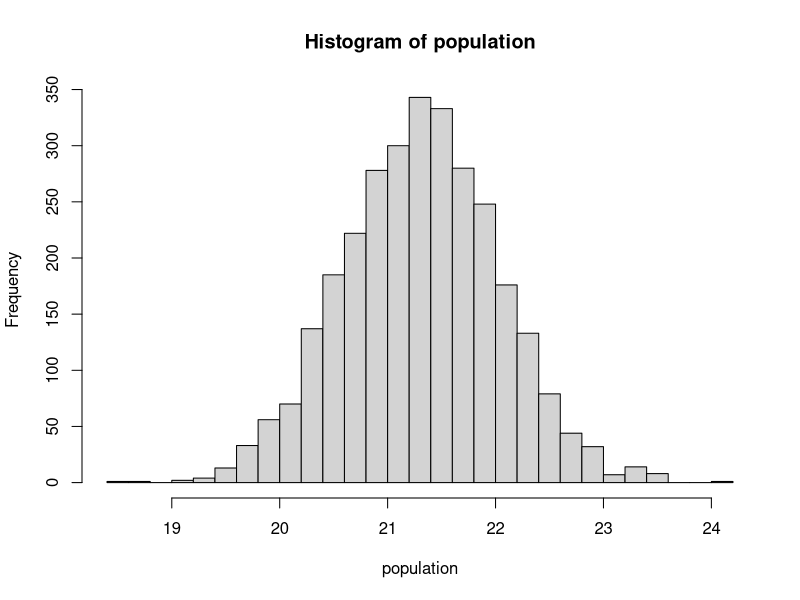
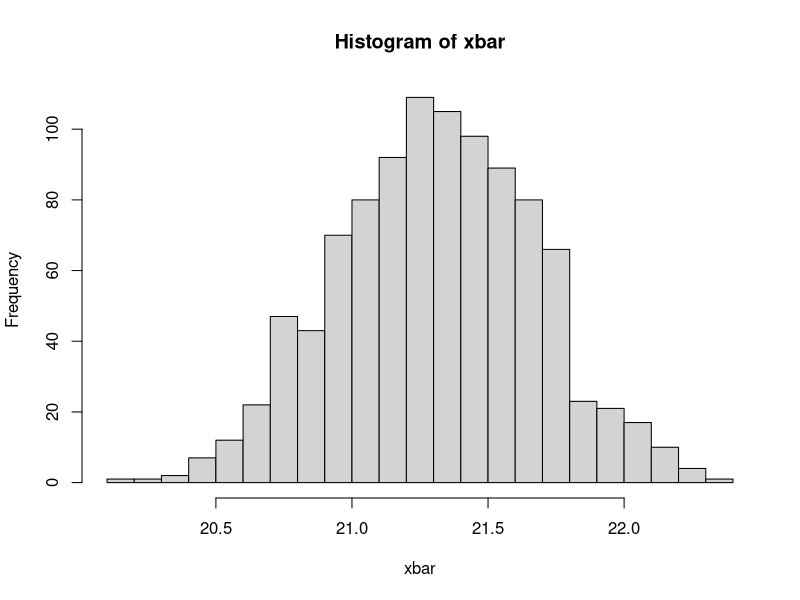

Generate these figures, in order, with R:
# confidence interval for population mean
xb0 = 21.3 # sample mean
s0 = 0.7 # sample s.d.
n = 4 # sample size
alpha = 0.05 # significance level
ns = 1000 # number of samples to be generated
population = rnorm(3000, mean=xb0, sd=s0) # generate normally distributed random numbers
hist(population, breaks=30)

xbar=rep(0, ns) # initialize xbar
for(i in seq(1, ns)) xbar[i] = mean(sample(population, n)) # repeat ns times
hist(xbar, breaks=30) # display sampling distribution

left = round(ns*alpha/2); right = round(ns*(1-alpha/2))
xbar.sorted = sort(xbar, method="quick")
cat("Simulation: ", xbar.sorted[left], " < mu < ", xbar.sorted[right])

# Theoretical result for comparison
E = qnorm(1-alpha/2)*s0/sqrt(n) # Margin of error
cat("Theoretical: ", xb0 - E, " < mu < ", xb0 + E)